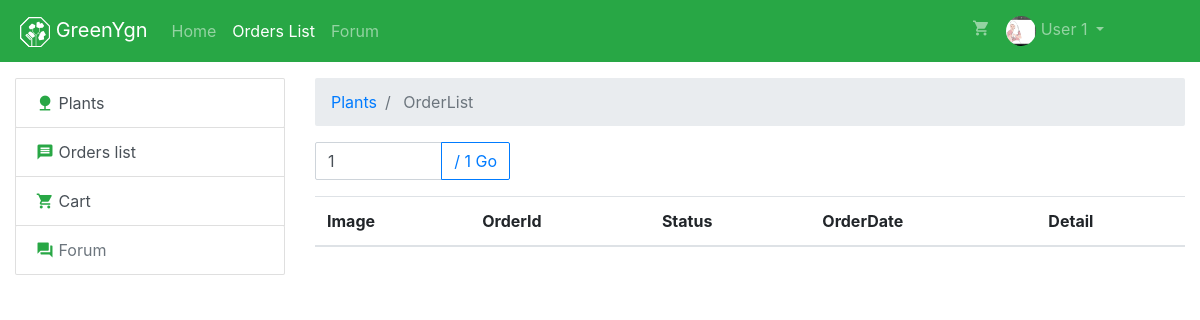
Before: /users/orderlist/index.php (signed in) with the older database file.
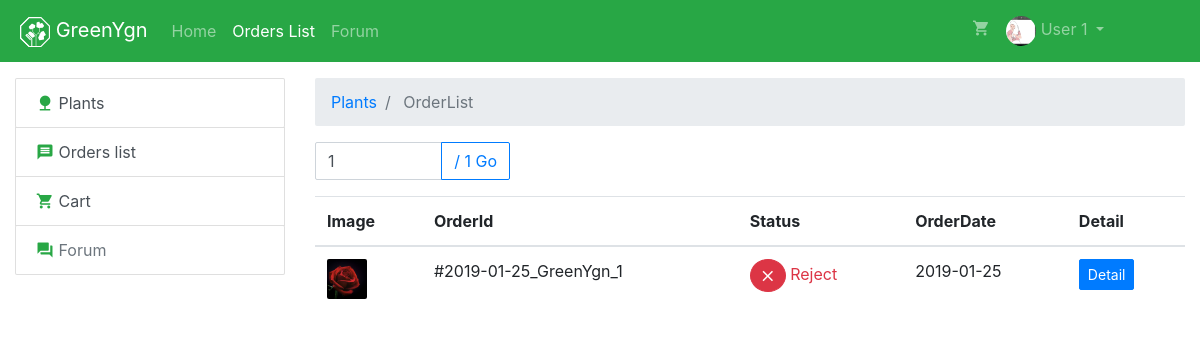
After: the same page with the newer database file.
### tables this page shows
CREATE TABLE `orders` (
  `id` int(11) NOT NULL,
  `user_id` int(11) UNSIGNED NOT NULL,
  `user_name` varchar(120) NOT NULL,
  `user_phone` varchar(20) NOT NULL,
  `user_address` varchar(255) NOT NULL,
  `status` tinyint(4) NOT NULL,
  `order_date` date NOT NULL,
  `send_date` date DEFAULT NULL,
  `deleted_at` datetime DEFAULT NULL,
  `created_at` datetime DEFAULT NULL,
  `modified_at` datetime DEFAULT NULL
);

### users/orderlist/functions/index/getdata.php (called while the page is built, shortened)
<?php
if (isset($_GET['page']) && is_numeric($_GET['page'])) {
    $page = $_GET['page'];
} else {
    $page = 1;
}
$no_of_records_per_page = 10;
$offset = ($page-1) * $no_of_records_per_page;
$total_pages_sql = "SELECT COUNT(*) FROM `plants` WHERE `deleted_at` IS NULL";
$result = mysqli_query($conn,$total_pages_sql);
$total_rows = mysqli_fetch_array($result)[0];
$total_pages = ceil($total_rows / $no_of_records_per_page);
$sql = "SELECT * FROM `orders` WHERE `id` = " . $_SESSION['user']['id'];
$sql .= " ORDER BY `orders`.`id` DESC LIMIT $offset, $no_of_records_per_page ";
if($res = mysqli_query($conn, $sql)) {
    $result = array();
    $i = 0;
    while($row = mysqli_fetch_assoc($res)) {
       $result[$i] = $row;
       $sql = "SELECT `image` FROM `order_details` ";
       $sql .= " WHERE `order_id` = ". $row["id"] ." ORDER BY `order_details`.`total_amount` LIMIT 0,1";
       $result[$i]['image'] =   mysqli_fetch_assoc(mysqli_query($conn, $sql))['image'];
       $i++;
    }
}

### users/orderlist/index.php (the view, shortened to what this page needs)
<?php
    require __DIR__. "/functions/index/getdata.php";
    $title = "Orders";
    require __DIR__ . "/../view/begin_header.php";
    require __DIR__ . "/../view/finish_header.php";
    require __DIR__ . "/../view/nav/navbar.php";
?>
    <div class="container-fluid mt-3">
        <div class="row">
            <div class="col-md-3">
                <?php
                    require __DIR__ . "/../view/left_url_list/left_url_list.php";
                ?>
            </div>
            <div class="col-md-9">
                <nav aria-label="breadcrumb">
                    <ol class="breadcrumb">
                        <li class="breadcrumb-item"><a href="/users/"> Plants </a></li>
                        <li class="breadcrumb-item active"> OrderList </li>
                    </ol>
                </nav>
                <div class="row">
                        <div class="col-md-3">
                            <form action="" method="get">
                                <div class="input-group mb-3">
                                        <input
                                         name="page"
                                         required type="number"
                                         class="form-control"
                                         min=1
                                         max="<?= (isset($total_pages)) ? $total_pages : '' ?>"
                                         value="<?= (isset($page)) ? $page : '' ?>"
                                        >
                                        <div class="input-group-append">
                                            <button class="btn btn-outline-primary" type="submit" id="button-addon2">
                                                / <?= (isset($total_pages)) ? $total_pages : '' ?> Go
                                            </button>
                                        </div>
                                </div>
                            </form>
                        </div>
                </div>
                <div class="table-responsive">
                <table class="table">
                            <thead>
                                <tr>
                                    <th scope="col">Image</th>
                                    <th scope="col">OrderId</th>
                                    <th scope="col">Status</th>
                                    <th scope="col">OrderDate</th>
                                    <th class="" scope="col">Detail</th>
                                </tr>
                            </thead>
                            <tbody>
                                <?php
                                    foreach($result as $k => $v):
                                ?>
                                 <tr>
                                        <td>
                                            <div
                                                class="Plant_Shopping_Cart sm"
                                                style="background-image:url('<?= $v['image'] ?>')"
                                            >
                                            </div>
                                        </td>
                                        <td> #<?= $v['order_date'] ?>_GreenYgn_<?= $v['id'] ?></td>
                                        <td>
                                            <?php
                                                if($v['status'] == 1):
                                            ?>
                                            <a class="btn btn-primary btn-sm rounded-circle" href="#!">
                                                <i class="material-icons md-18">restore</i>
                                            </a>
                                            <span class="text-primary">
                                                Pending
                                            </span>
                                            <?php
                                                else:
                                            ?>
                                                <a class="btn btn-danger btn-sm rounded-circle" href="#!">
                                                    <i class="material-icons md-18">close</i>
                                                </a>
                                                <span class="text-danger">
                                                    Reject
                                                </span>
                                            <?php
                                                endif;
                                            ?>
                                        </td>
                                        <td> <?= $v['order_date'] ?></td>
                                        <td>
                                                <a
                                                    class="btn btn-primary btn-sm "
                                                    href="#!?id=<?= $v['id'] ?>"
                                                >
                                                   Detail
                                                </a>
                                        </td>
                                 </tr>
                                <?php
                                    endforeach;
                                ?>
                            </tbody>
                </table>
                </div>
            </div>
        </div>
    </div>
<?php
    require __DIR__ . "/../view/finish_footer.php";
?>

### users/view/begin_header.php (shortened to what this page needs)
<!DOCTYPE html>
  <html lang="en">
  <head>
        <link rel="stylesheet" href="/assets/css/bootstrap.min.css">
        <link rel="stylesheet" href="/assets/css/greenygn.css">
        <link rel="stylesheet" href="/assets/css/material-fonts/material-icons.css">

### users/view/finish_header.php
</head>
<body>

### users/view/nav/navbar.php (shortened to what this page needs)
<nav class="navbar navbar-expand-lg navbar-dark bg-success ">
       <a class="navbar-brand ml-md-1" href="/">
           <img src="/assets/images/logo/greenygn.svg" width="30" height="30" alt="">
           GreenYgn
       </a>
   <div class="collapse navbar-collapse" id="navbarSupportedContent">
       <ul class="navbar-nav mr-auto">
           <li class="nav-item  <?= (isset($title) ?  ($title == 'Home')? 'active' : '' : '') ?>">
               <a class="nav-link" href="/users/"> Home </a>
           </li>
           <li class="nav-item  <?= (isset($title) ?  ($title == 'Orders')? 'active' : '' : '') ?> ">
               <a class="nav-link" href="/users/orderlist/"> Orders List</a>
           </li>
           <li class="nav-item  <?= (isset($title) ?  ($title == 'Forum')? 'active' : '' : '') ?> ">
               <a class="nav-link" href="/users/forum/"> Forum </a>
           </li>
       </ul>
        <ul class="navbar-nav mr-4">
            <li class="nav-item  <?= (isset($title) ?  ($title == 'Cart')? 'active' : '' : '') ?> ">
               <a class="nav-link" href="/users/cart/">
                <i class="material-icons md-18">shopping_cart</i>
               </a>
            </li>
            <li class="nav-item  mr-5 <?= (isset($title) ?  ($title == 'Setting')? 'active' : '' : '') ?> dropdown">
                <a class="nav-link dropdown-toggle" href="#" id="navbarDropdownMenuLink" role="button" data-toggle="dropdown" aria-haspopup="true" aria-expanded="false">
                   <img class="rounded-circle" src="<?= $_SESSION['user']['image'] ?>" width="30" height="30" alt=" <?= $_SESSION['user']['name'] ?> ">
                   <?= $_SESSION['user']['name'] ?>
                </a>
            </li>
       </ul>
   </div>
</nav>

### users/view/left_url_list/left_url_list.php (shortened to what this page needs)
<div class="list-group d-none d-md-block mb-3">
    <a href="/users/" class="list-group-item list-group-item-action ">
        <i class="material-icons md-18 text-success">nature</i>
        Plants
    </a>
    <a href="/users/orderlist" class="list-group-item list-group-item-action ">
        <i class="material-icons md-18 text-success">message</i>
        Orders list
    </a>
    <a href="/users/cart/" class="list-group-item list-group-item-action ">
        <i class="material-icons md-18 text-success">shopping_cart</i>
        Cart
    </a>
    <a href="/users/forum/" class="list-group-item list-group-item-action disabled ">
        <i class="material-icons md-18 text-success">forum</i>
        Forum
    </a>
</div>

### users/view/finish_footer.php
</body>
</html>

### assets/css/greenygn.css (style rules this page uses)
body { min-height: 100vh; padding-bottom: 50px; position: relative; }
.btn , .form-control, .breadcrumb, .card, .list-group-item:first-child, .list-group-item:last-child, .dropdown-menu { border-radius: 2px; }
.Plant_Shopping_Cart { width: 60px; height: 60px; border-radius: 2px; background-size: cover; background-position: center center; background-repeat: no-repeat; }
.Plant_Shopping_Cart.sm { width: 40px; height: 40px; }

Changed rows visible on the page:
added orders: order_date "2019-01-25", id "1", status 0 (drawn)
